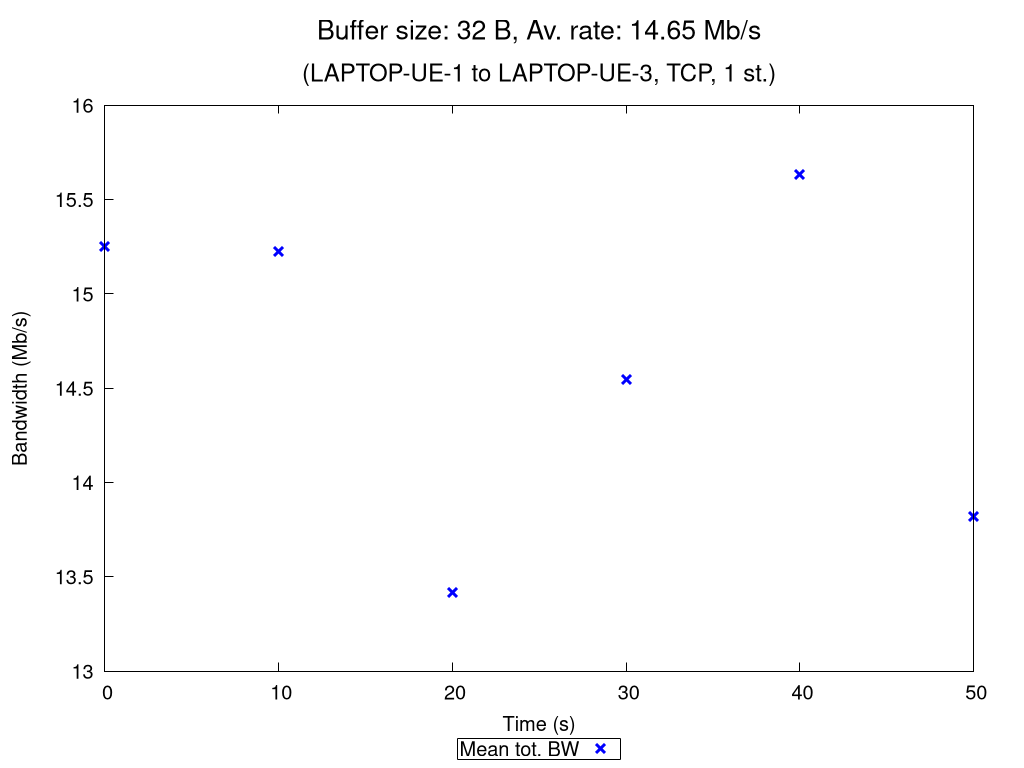

Reproduce this figure in gnuplot.
set terminal pngcairo nocrop enhanced size 1024,768 font "Verdana,15"
set output "TCP_1_st_2020_10_06_16-04-51_one2two_00032B.png"

set title "{/=20 Buffer size: 32 B, Av. rate: 14.65 Mb/s}\n\n{/=18 (LAPTOP-UE-1 to LAPTOP-UE-3, TCP, 1 st.)}"

set xlabel "Time (s)"
set ylabel "Bandwidth (Mb/s)"
set ytics nomirror
set key bmargin center horizontal box samplen 1 width -1
set bmargin 4.6
set rmargin 4.5

rf = 1000000.0  # rate factor
set style fill transparent solid 0.2 noborder
set autoscale xfix
plot "TCP_1_st_2020_10_06_16-04-51_one2two_00032B_iperf_processed.dat" using 1:($2/rf-$3/rf):($2/rf+$3/rf) with filledcurves lc rgb "blue" notitle, \
     "" using 1:($2/rf) with points pt 2 ps 1.5 lw 3 lc rgb "blue" title "Mean tot. BW", \
